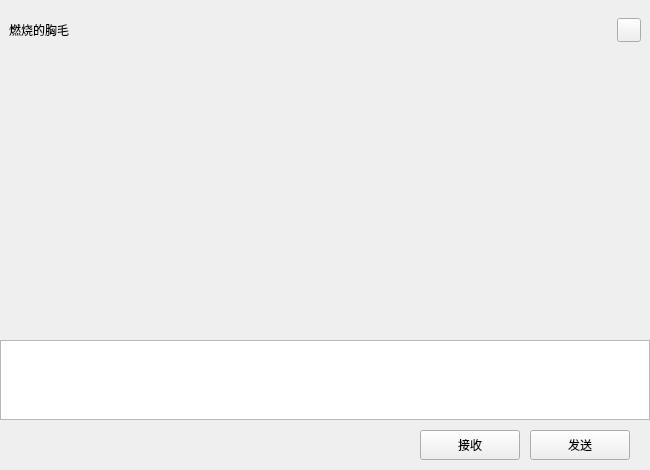
<?xml version="1.0" encoding="UTF-8"?>
<ui version="4.0">
 <class>ChatPage</class>
 <widget class="QWidget" name="ChatPage">
  <property name="geometry">
   <rect>
    <x>0</x>
    <y>0</y>
    <width>650</width>
    <height>470</height>
   </rect>
  </property>
  <property name="windowTitle">
   <string>Form</string>
  </property>
  <layout class="QVBoxLayout" name="verticalLayout">
   <property name="spacing">
    <number>0</number>
   </property>
   <property name="leftMargin">
    <number>0</number>
   </property>
   <property name="topMargin">
    <number>0</number>
   </property>
   <property name="rightMargin">
    <number>0</number>
   </property>
   <property name="bottomMargin">
    <number>0</number>
   </property>
   <item>
    <widget class="QWidget" name="chat_data_wid" native="true">
     <layout class="QVBoxLayout" name="verticalLayout_4">
      <property name="spacing">
       <number>0</number>
      </property>
      <property name="leftMargin">
       <number>0</number>
      </property>
      <property name="topMargin">
       <number>0</number>
      </property>
      <property name="rightMargin">
       <number>0</number>
      </property>
      <property name="bottomMargin">
       <number>0</number>
      </property>
      <item>
       <widget class="QWidget" name="title_wid" native="true">
        <property name="minimumSize">
         <size>
          <width>0</width>
          <height>60</height>
         </size>
        </property>
        <property name="maximumSize">
         <size>
          <width>16777215</width>
          <height>60</height>
         </size>
        </property>
        <layout class="QHBoxLayout" name="horizontalLayout">
         <item>
          <widget class="QLabel" name="label">
           <property name="text">
            <string>燃烧的胸毛</string>
           </property>
          </widget>
         </item>
         <item>
          <spacer name="horizontalSpacer">
           <property name="orientation">
            <enum>Qt::Horizontal</enum>
           </property>
           <property name="sizeHint" stdset="0">
            <size>
             <width>40</width>
             <height>20</height>
            </size>
           </property>
          </spacer>
         </item>
         <item>
          <widget class="ClickedBtn" name="chat_msg_btn">
           <property name="sizePolicy">
            <sizepolicy hsizetype="Minimum" vsizetype="Fixed">
             <horstretch>0</horstretch>
             <verstretch>0</verstretch>
            </sizepolicy>
           </property>
           <property name="minimumSize">
            <size>
             <width>24</width>
             <height>24</height>
            </size>
           </property>
           <property name="maximumSize">
            <size>
             <width>24</width>
             <height>24</height>
            </size>
           </property>
           <property name="text">
            <string/>
           </property>
          </widget>
         </item>
        </layout>
       </widget>
      </item>
      <item>
       <widget class="ChatView" name="chat_data_list" native="true"/>
      </item>
     </layout>
    </widget>
   </item>
   <item>
    <widget class="QStackedWidget" name="stackedWidget">
     <property name="maximumSize">
      <size>
       <width>16777215</width>
       <height>170</height>
      </size>
     </property>
     <widget class="QWidget" name="input_page">
      <property name="maximumSize">
       <size>
        <width>16777215</width>
        <height>170</height>
       </size>
      </property>
      <layout class="QVBoxLayout" name="verticalLayout_2">
       <property name="spacing">
        <number>0</number>
       </property>
       <property name="leftMargin">
        <number>0</number>
       </property>
       <property name="topMargin">
        <number>0</number>
       </property>
       <property name="rightMargin">
        <number>0</number>
       </property>
       <property name="bottomMargin">
        <number>0</number>
       </property>
       <item>
        <widget class="QWidget" name="tool_wid" native="true">
         <property name="minimumSize">
          <size>
           <width>0</width>
           <height>40</height>
          </size>
         </property>
         <property name="maximumSize">
          <size>
           <width>16777215</width>
           <height>40</height>
          </size>
         </property>
         <layout class="QHBoxLayout" name="horizontalLayout_4">
          <property name="spacing">
           <number>10</number>
          </property>
          <property name="leftMargin">
           <number>2</number>
          </property>
          <property name="topMargin">
           <number>0</number>
          </property>
          <property name="rightMargin">
           <number>5</number>
          </property>
          <property name="bottomMargin">
           <number>0</number>
          </property>
          <item>
           <widget class="ClickedLabel" name="emo_lb">
            <property name="minimumSize">
             <size>
              <width>25</width>
              <height>25</height>
             </size>
            </property>
            <property name="maximumSize">
             <size>
              <width>25</width>
              <height>25</height>
             </size>
            </property>
            <property name="text">
             <string/>
            </property>
           </widget>
          </item>
          <item>
           <widget class="ClickedLabel" name="file_lb">
            <property name="minimumSize">
             <size>
              <width>25</width>
              <height>25</height>
             </size>
            </property>
            <property name="maximumSize">
             <size>
              <width>25</width>
              <height>25</height>
             </size>
            </property>
            <property name="text">
             <string/>
            </property>
           </widget>
          </item>
          <item>
           <spacer name="horizontalSpacer_3">
            <property name="orientation">
             <enum>Qt::Horizontal</enum>
            </property>
            <property name="sizeHint" stdset="0">
             <size>
              <width>40</width>
              <height>20</height>
             </size>
            </property>
           </spacer>
          </item>
          <item>
           <widget class="ClickedLabel" name="telphone_lb">
            <property name="minimumSize">
             <size>
              <width>20</width>
              <height>20</height>
             </size>
            </property>
            <property name="maximumSize">
             <size>
              <width>20</width>
              <height>20</height>
             </size>
            </property>
            <property name="text">
             <string/>
            </property>
            <property name="scaledContents">
             <bool>true</bool>
            </property>
           </widget>
          </item>
          <item>
           <widget class="ClickedLabel" name="video_lb">
            <property name="minimumSize">
             <size>
              <width>20</width>
              <height>20</height>
             </size>
            </property>
            <property name="maximumSize">
             <size>
              <width>20</width>
              <height>20</height>
             </size>
            </property>
            <property name="text">
             <string/>
            </property>
            <property name="scaledContents">
             <bool>true</bool>
            </property>
           </widget>
          </item>
         </layout>
        </widget>
       </item>
       <item>
        <widget class="MessageTextEdit" name="chatEdit">
         <property name="minimumSize">
          <size>
           <width>0</width>
           <height>80</height>
          </size>
         </property>
         <property name="maximumSize">
          <size>
           <width>16777215</width>
           <height>80</height>
          </size>
         </property>
        </widget>
       </item>
       <item>
        <widget class="QWidget" name="send_wid" native="true">
         <property name="minimumSize">
          <size>
           <width>0</width>
           <height>50</height>
          </size>
         </property>
         <property name="maximumSize">
          <size>
           <width>16777215</width>
           <height>50</height>
          </size>
         </property>
         <layout class="QHBoxLayout" name="horizontalLayout_5">
          <property name="spacing">
           <number>0</number>
          </property>
          <property name="leftMargin">
           <number>0</number>
          </property>
          <property name="topMargin">
           <number>0</number>
          </property>
          <property name="rightMargin">
           <number>0</number>
          </property>
          <property name="bottomMargin">
           <number>0</number>
          </property>
          <item>
           <spacer name="horizontalSpacer_5">
            <property name="orientation">
             <enum>Qt::Horizontal</enum>
            </property>
            <property name="sizeHint" stdset="0">
             <size>
              <width>40</width>
              <height>20</height>
             </size>
            </property>
           </spacer>
          </item>
          <item>
           <widget class="ClickedBtn" name="receive_btn">
            <property name="minimumSize">
             <size>
              <width>100</width>
              <height>30</height>
             </size>
            </property>
            <property name="maximumSize">
             <size>
              <width>100</width>
              <height>30</height>
             </size>
            </property>
            <property name="text">
             <string>接收</string>
            </property>
           </widget>
          </item>
          <item>
           <spacer name="horizontalSpacer_6">
            <property name="orientation">
             <enum>Qt::Horizontal</enum>
            </property>
            <property name="sizeType">
             <enum>QSizePolicy::Fixed</enum>
            </property>
            <property name="sizeHint" stdset="0">
             <size>
              <width>10</width>
              <height>20</height>
             </size>
            </property>
           </spacer>
          </item>
          <item>
           <widget class="ClickedBtn" name="send_btn">
            <property name="minimumSize">
             <size>
              <width>100</width>
              <height>30</height>
             </size>
            </property>
            <property name="maximumSize">
             <size>
              <width>100</width>
              <height>30</height>
             </size>
            </property>
            <property name="text">
             <string>发送</string>
            </property>
           </widget>
          </item>
          <item>
           <spacer name="horizontalSpacer_7">
            <property name="orientation">
             <enum>Qt::Horizontal</enum>
            </property>
            <property name="sizeType">
             <enum>QSizePolicy::Fixed</enum>
            </property>
            <property name="sizeHint" stdset="0">
             <size>
              <width>20</width>
              <height>20</height>
             </size>
            </property>
           </spacer>
          </item>
         </layout>
        </widget>
       </item>
      </layout>
     </widget>
     <widget class="QWidget" name="action_page">
      <property name="maximumSize">
       <size>
        <width>16777215</width>
        <height>170</height>
       </size>
      </property>
      <layout class="QHBoxLayout" name="horizontalLayout_2">
       <property name="spacing">
        <number>25</number>
       </property>
       <property name="leftMargin">
        <number>0</number>
       </property>
       <property name="topMargin">
        <number>0</number>
       </property>
       <property name="rightMargin">
        <number>0</number>
       </property>
       <property name="bottomMargin">
        <number>0</number>
       </property>
       <item>
        <spacer name="horizontalSpacer_8">
         <property name="orientation">
          <enum>Qt::Horizontal</enum>
         </property>
         <property name="sizeHint" stdset="0">
          <size>
           <width>40</width>
           <height>20</height>
          </size>
         </property>
        </spacer>
       </item>
       <item>
        <widget class="ClickedLabel" name="item_forward_lb">
         <property name="minimumSize">
          <size>
           <width>32</width>
           <height>32</height>
          </size>
         </property>
         <property name="maximumSize">
          <size>
           <width>32</width>
           <height>32</height>
          </size>
         </property>
         <property name="text">
          <string/>
         </property>
        </widget>
       </item>
       <item>
        <widget class="ClickedLabel" name="merge_forward_lb">
         <property name="minimumSize">
          <size>
           <width>32</width>
           <height>32</height>
          </size>
         </property>
         <property name="maximumSize">
          <size>
           <width>32</width>
           <height>32</height>
          </size>
         </property>
         <property name="text">
          <string/>
         </property>
        </widget>
       </item>
       <item>
        <widget class="ClickedLabel" name="collect_lb">
         <property name="minimumSize">
          <size>
           <width>32</width>
           <height>32</height>
          </size>
         </property>
         <property name="maximumSize">
          <size>
           <width>32</width>
           <height>32</height>
          </size>
         </property>
         <property name="text">
          <string/>
         </property>
        </widget>
       </item>
       <item>
        <widget class="ClickedLabel" name="save_lb">
         <property name="minimumSize">
          <size>
           <width>32</width>
           <height>32</height>
          </size>
         </property>
         <property name="maximumSize">
          <size>
           <width>32</width>
           <height>32</height>
          </size>
         </property>
         <property name="text">
          <string/>
         </property>
        </widget>
       </item>
       <item>
        <widget class="ClickedLabel" name="delete_lb">
         <property name="minimumSize">
          <size>
           <width>32</width>
           <height>32</height>
          </size>
         </property>
         <property name="maximumSize">
          <size>
           <width>32</width>
           <height>32</height>
          </size>
         </property>
         <property name="text">
          <string/>
         </property>
        </widget>
       </item>
       <item>
        <spacer name="horizontalSpacer_9">
         <property name="orientation">
          <enum>Qt::Horizontal</enum>
         </property>
         <property name="sizeHint" stdset="0">
          <size>
           <width>40</width>
           <height>20</height>
          </size>
         </property>
        </spacer>
       </item>
       <item>
        <widget class="QWidget" name="widget" native="true">
         <property name="minimumSize">
          <size>
           <width>0</width>
           <height>40</height>
          </size>
         </property>
         <property name="maximumSize">
          <size>
           <width>40</width>
           <height>16777215</height>
          </size>
         </property>
         <layout class="QVBoxLayout" name="verticalLayout_3">
          <item>
           <widget class="ClickedLabel" name="action_close_lb">
            <property name="minimumSize">
             <size>
              <width>15</width>
              <height>15</height>
             </size>
            </property>
            <property name="maximumSize">
             <size>
              <width>15</width>
              <height>15</height>
             </size>
            </property>
            <property name="text">
             <string/>
            </property>
            <property name="scaledContents">
             <bool>true</bool>
            </property>
           </widget>
          </item>
          <item>
           <spacer name="verticalSpacer">
            <property name="orientation">
             <enum>Qt::Vertical</enum>
            </property>
            <property name="sizeHint" stdset="0">
             <size>
              <width>20</width>
              <height>40</height>
             </size>
            </property>
           </spacer>
          </item>
         </layout>
        </widget>
       </item>
      </layout>
     </widget>
    </widget>
   </item>
  </layout>
 </widget>
 <customwidgets>
  <customwidget>
   <class>ClickedBtn</class>
   <extends>QPushButton</extends>
   <header location="global">clicked_btn.h</header>
  </customwidget>
  <customwidget>
   <class>ClickedLabel</class>
   <extends>QLabel</extends>
   <header>clicked_label.h</header>
  </customwidget>
  <customwidget>
   <class>ChatView</class>
   <extends>QWidget</extends>
   <header>chat_view.h</header>
   <container>1</container>
  </customwidget>
  <customwidget>
   <class>MessageTextEdit</class>
   <extends>QTextEdit</extends>
   <header>message_text_edit.h</header>
  </customwidget>
 </customwidgets>
 <resources/>
 <connections/>
</ui>
